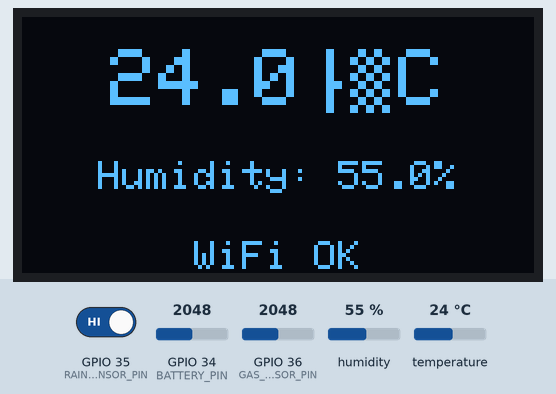
Bench run of a sketch on a simulated ESP32. Parts: 128×64 one-colour display. The inputs (shaded band) are chosen by the test bench; at power-on: humidity 55 %, temperature 24 °C, GPIO 34 (BATTERY_PIN) = 2048, GPIO 35 (RAIN_SENSOR_PIN) HIGH, GPIO 36 (GAS_SENSOR_PIN) = 2048. WiFi joins after 1.5 s; servers stay silent unless stated; uploads are accepted with an empty reply; what the sketch prints to the serial monitor is not drawn.

Above: at 5.0 s.
5.1 s: humidity set to 22 %
At 8.8 s:
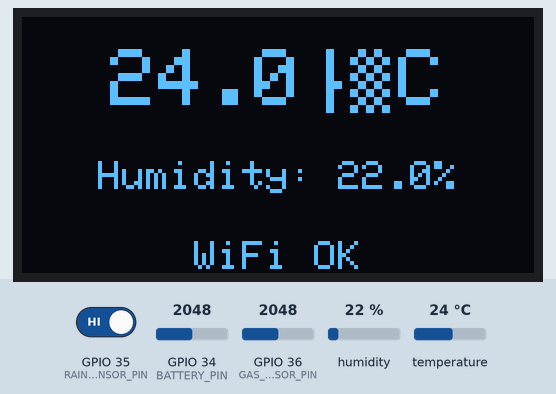
9.3 s: temperature set to 12 °C
At 12.3 s:
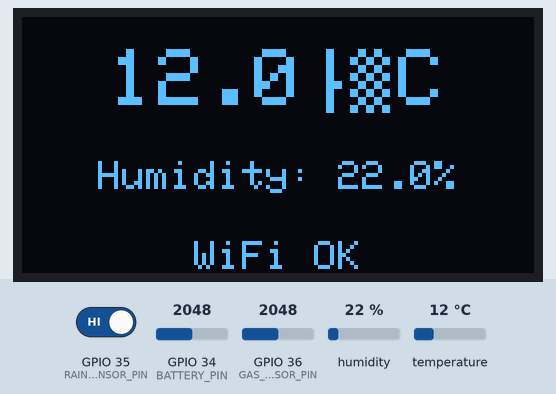
17.3 s: humidity set to 40 %
At 20.5 s:
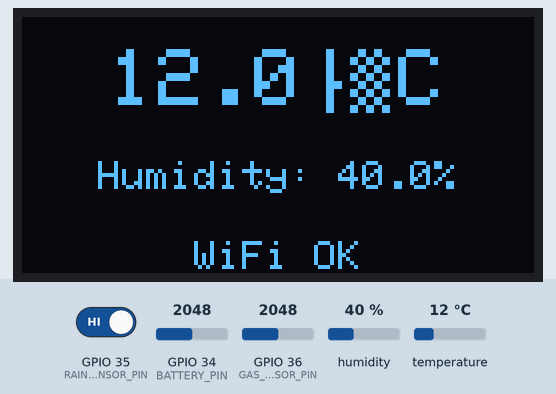
21.4 s: temperature set to 19 °C
At 25.2 s:
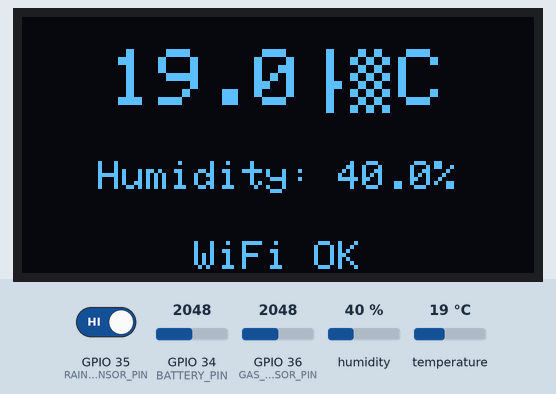
Timing chart, 0 to 26.4 s (numbered marks = the images above; inputs shaded):
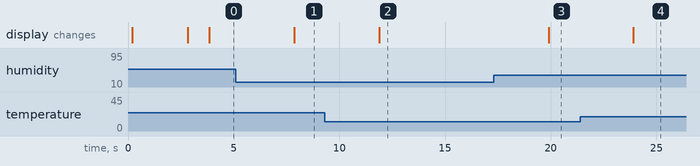

Measured:
- after the input at 5.1 s, the display: changes after 2.8 s (image 1)
- after the input at 9.3 s, the display: changes after 2.6 s (image 2)
- after the input at 17.3 s, the display: changes after 2.6 s (image 3)
- after the input at 21.4 s, the display: changes after 2.5 s (image 4)

The sketch:

ESP32_DHT22_WEB.ino
```cpp
#include <Wire.h>
#include <WiFi.h>
#include <HTTPClient.h>
#include <WiFiClientSecure.h>
#include <Adafruit_GFX.h>
#include <Adafruit_SSD1306.h>
#include "DHT.h"

// ====== USER SETTINGS ======
#define DHTPIN   19        // DHT22 data pin (change if needed)
#define DHTTYPE  DHT22
#define SCREEN_WIDTH 128
#define SCREEN_HEIGHT 64
#define OLED_ADDR 0x3C     // Common I2C address for 128x64 SSD1306

// Additional Sensors (set to -1 if not connected)
#define RAIN_SENSOR_PIN 35    // Rain sensor pin (GPIO35 - ADC1_CH7) - Set to -1 to disable
#define GAS_SENSOR_PIN 36     // MQ2 gas sensor pin (GPIO36 - ADC1_CH0) - Set to -1 to disable
#define GAS_THRESHOLD 500     // Gas sensor threshold (adjust based on your sensor calibration)
                              // Typical MQ2 readings: 0-100 (clean air), 200-500 (some gas), 500+ (high gas)
                              // Lower this value if gas is not being detected, raise if false positives

// WiFi and Server Settings
const char* WIFI_SSID  = "iPhone";  // Change to your WiFi SSID
const char* WIFI_PASS  = "qwerty12345";  // Change to your WiFi password
const char* SERVER_URL = "https://esp32web-production.up.railway.app/api/esp32/public/room";  // Your server URL
const char* API_KEY    = "esp32_prod_key";  // API key if enabled on server (leave empty string "" if not used)

// Room ID (1 or 2 - change this to identify different ESP32 devices)
#define ROOM_ID 1

// Timing
unsigned long lastRead = 0;
const unsigned long readIntervalMs = 2000;  // Read sensor every 2 seconds (DHT22 minimum) and send immediately

// ====== OBJECTS ======
Adafruit_SSD1306 display(SCREEN_WIDTH, SCREEN_HEIGHT, &Wire, -1);
DHT dht(DHTPIN, DHTTYPE);

// Connection status
bool wifiConnected = false;
bool lastSendSuccess = false;

// Battery reading (if connected to battery via voltage divider on ADC pin)
// If not using battery, set BATTERY_PIN to -1 to disable
#define BATTERY_PIN 34  // ADC1_CH6 (GPIO34) - Change to your battery voltage divider pin, or -1 to disable
#define BATTERY_MIN_VOLTAGE 3.0  // Minimum battery voltage (empty)
#define BATTERY_MAX_VOLTAGE 4.2  // Maximum battery voltage (full)
#define BATTERY_DIVIDER_RATIO 2.0  // Voltage divider ratio (if using 2:1 divider, change accordingly)

// Read battery percentage
float readBatteryPercentage() {
  #if BATTERY_PIN >= 0
    // Read analog value (0-4095 for 12-bit ADC)
    int analogValue = analogRead(BATTERY_PIN);

    // Convert to voltage (ESP32 ADC is 12-bit, Vref = 3.3V)
    float voltage = (analogValue / 4095.0) * 3.3 * BATTERY_DIVIDER_RATIO;

    // Convert voltage to percentage (linear mapping)
    float percentage = ((voltage - BATTERY_MIN_VOLTAGE) / (BATTERY_MAX_VOLTAGE - BATTERY_MIN_VOLTAGE)) * 100.0;

    // Clamp to 0-100%
    if (percentage < 0) percentage = 0;
    if (percentage > 100) percentage = 100;

    return percentage;
  #else
    return -1; // Battery reading disabled
  #endif
}

void showCenteredText(const String& line1, const String& line2 = "", const String& line3 = "") {
  display.clearDisplay();
  display.setTextColor(SSD1306_WHITE);

  // Line 1 (big)
  display.setTextSize(2);
  int16_t x1, y1;
  uint16_t w, h;
  display.getTextBounds(line1, 0, 0, &x1, &y1, &w, &h);
  int x = (SCREEN_WIDTH - w) / 2;
  int y = 8; // top padding
  display.setCursor(x, y);
  display.print(line1);

  // Line 2 (small)
  if (line2.length()) {
    display.setTextSize(1);
    display.getTextBounds(line2, 0, 0, &x1, &y1, &w, &h);
    x = (SCREEN_WIDTH - w) / 2;
    y = 8 + 20 + 8; // spacing under big text
    display.setCursor(x, y);
    display.print(line2);
  }

  // Line 3 (small) - status
  if (line3.length()) {
    display.setTextSize(1);
    display.getTextBounds(line3, 0, 0, &x1, &y1, &w, &h);
    x = (SCREEN_WIDTH - w) / 2;
    y = 8 + 20 + 8 + 12 + 8; // spacing under line 2
    display.setCursor(x, y);
    display.print(line3);
  }

  display.display();
}

// WiFi Connection
void wifiConnect() {
  if (WiFi.status() == WL_CONNECTED) {
    wifiConnected = true;
    return;
  }

  Serial.print("Connecting to WiFi: ");
  Serial.println(WIFI_SSID);

  WiFi.mode(WIFI_STA);
  WiFi.disconnect();
  delay(100);
  WiFi.begin(WIFI_SSID, WIFI_PASS);

  unsigned long start = millis();
  int attempts = 0;

  while (WiFi.status() != WL_CONNECTED && (millis() - start) < 30000) {
    delay(500);
    attempts++;
    if (attempts % 4 == 0) {
      Serial.print(".");
    }
  }

  if (WiFi.status() == WL_CONNECTED) {
    wifiConnected = true;
    Serial.println("\n✅ WiFi connected!");
    Serial.print("IP Address: ");
    Serial.println(WiFi.localIP());
  } else {
    wifiConnected = false;
    Serial.println("\n❌ WiFi connection failed");
  }
}

// Send data to web server
void sendToWeb(float temperature, float humidity) {
  if (!wifiConnected) {
    Serial.println("WiFi not connected, cannot send data");
    lastSendSuccess = false;
    return;
  }

  Serial.println("\n=== Sending to Web Server ===");
  Serial.print("Temperature: ");
  Serial.print(temperature, 1);
  Serial.print("°C, Humidity: ");
  Serial.print(humidity, 1);
  Serial.println("%");

  WiFiClientSecure client;
  client.setInsecure(); // For Railway HTTPS (uses Let's Encrypt)
  client.setTimeout(5); // Reduced timeout for faster response

  HTTPClient http;

  // Try to begin connection with retries
  int beginAttempts = 0;
  bool httpBeginSuccess = false;

  while (beginAttempts < 2 && !httpBeginSuccess) {
    httpBeginSuccess = http.begin(client, SERVER_URL);
    if (!httpBeginSuccess) {
      beginAttempts++;
      Serial.print("HTTP begin attempt ");
      Serial.print(beginAttempts);
      Serial.println(" failed, retrying...");
      delay(100); // Reduced retry delay
    }
  }

  if (!httpBeginSuccess) {
    Serial.println("❌ HTTP begin failed after 2 attempts");
    lastSendSuccess = false;
    return;
  }

  http.addHeader("Content-Type", "application/json");
  if (API_KEY && strlen(API_KEY) > 0) {
    http.addHeader("X-API-Key", API_KEY);
  }

  http.setTimeout(5000); // Reduced timeout for faster response (5 seconds)
  http.setReuse(false);

  // Read battery percentage
  float batteryPercent = readBatteryPercentage();

  // Read rain sensor (digital: HIGH = dry, LOW = wet)
  int rainValue = 0;
  #if RAIN_SENSOR_PIN >= 0
    int rainReading = digitalRead(RAIN_SENSOR_PIN);
    // Invert logic: if sensor reads LOW, it means rain detected
    rainValue = (rainReading == LOW) ? 1 : 0;
    Serial.print("Rain sensor (pin ");
    Serial.print(RAIN_SENSOR_PIN);
    Serial.print("): ");
    Serial.print(rainReading == HIGH ? "HIGH (dry)" : "LOW (wet)");
    Serial.print(" -> rain=");
    Serial.println(rainValue);
  #else
    Serial.println("Rain sensor disabled (RAIN_SENSOR_PIN = -1)");
  #endif

  // Read MQ2 gas sensor (analog: higher value = more gas)
  int gasValue = 0;
  #if GAS_SENSOR_PIN >= 0
    int gasReading = analogRead(GAS_SENSOR_PIN);
    // Convert to binary: 1 if gas detected above threshold, 0 otherwise
    gasValue = (gasReading > GAS_THRESHOLD) ? 1 : 0;
    Serial.print("Gas sensor (pin ");
    Serial.print(GAS_SENSOR_PIN);
    Serial.print("): ");
    Serial.print(gasReading);
    Serial.print(" (threshold: ");
    Serial.print(GAS_THRESHOLD);
    Serial.print(") -> gas=");
    Serial.println(gasValue);
  #else
    Serial.println("Gas sensor disabled (GAS_SENSOR_PIN = -1)");
  #endif

  // Create JSON payload matching backend format
  String body = "{";
  body += "\"room_id\":" + String(ROOM_ID) + ",";
  body += "\"temperature\":" + String(temperature, 1) + ",";
  body += "\"humidity\":" + String(humidity, 1) + ",";
  body += "\"motion\":0,";  // No motion sensor
  body += "\"rain\":" + String(rainValue) + ",";
  body += "\"gas\":" + String(gasValue) + ",";
  // Add sensor connection status
  #if RAIN_SENSOR_PIN >= 0
    body += "\"rain_sensor_connected\":1,";
  #else
    body += "\"rain_sensor_connected\":0,";
  #endif
  #if GAS_SENSOR_PIN >= 0
    body += "\"gas_sensor_connected\":1,";
    body += "\"gas_raw\":" + String(gasReading) + ",";
  #else
    body += "\"gas_sensor_connected\":0,";
  #endif
  if (batteryPercent >= 0) {
    body += "\"battery\":" + String(batteryPercent, 1) + ",";
  }
  body += "\"ts\":" + String((unsigned long)millis());
  body += "}";

  Serial.print("Payload: ");
  Serial.println(body);
  Serial.print("Sensor values - Rain: ");
  Serial.print(rainValue);
  Serial.print(", Gas: ");
  Serial.println(gasValue);

  // Try POST with retries (reduced for faster response)
  int code = -1;
  int postAttempts = 0;

  while (postAttempts < 2 && code <= 0) {
    code = http.POST(body);
    postAttempts++;

    if (code <= 0) {
      Serial.print("POST attempt ");
      Serial.print(postAttempts);
      Serial.print(" failed with code: ");
      Serial.println(code);
      if (postAttempts < 2) {
        delay(200); // Reduced retry delay
      }
    }
  }

  Serial.print("HTTP Response Code: ");
  Serial.println(code);

  if (code > 0) {
    if (code == 201) {
      Serial.println("✅ Data sent successfully!");
      String response = http.getString();
      Serial.print("Response: ");
      Serial.println(response);
      lastSendSuccess = true;
    } else {
      Serial.print("⚠️ Server returned: ");
      Serial.println(code);
      String response = http.getString();
      Serial.print("Response: ");
      Serial.println(response);
      lastSendSuccess = false;
    }
  } else {
    Serial.print("❌ POST failed after 2 attempts: ");
    Serial.println(http.errorToString(code));
    lastSendSuccess = false;
  }

  http.end();
  Serial.println("============================\n");
}

void setup() {
  // Serial
  Serial.begin(115200);
  delay(100);
  Serial.println("\n========================================");
  Serial.println("ESP32 DHT22 Web Sender Starting...");
  Serial.println("========================================");
  Serial.print("Room ID: ");
  Serial.println(ROOM_ID);

  // DHT
  dht.begin();
  Serial.println("DHT22 sensor initialized");

  // Initialize additional sensors
  #if RAIN_SENSOR_PIN >= 0
    pinMode(RAIN_SENSOR_PIN, INPUT_PULLUP);
    Serial.println("Rain sensor initialized on pin " + String(RAIN_SENSOR_PIN));
    Serial.println("  - HIGH = dry, LOW = wet (rain detected)");
    Serial.println("  - If sensor not connected, pin will read HIGH (dry)");
  #else
    Serial.println("Rain sensor disabled (set RAIN_SENSOR_PIN to -1)");
  #endif

  #if GAS_SENSOR_PIN >= 0
    pinMode(GAS_SENSOR_PIN, INPUT);
    Serial.println("MQ2 gas sensor initialized on pin " + String(GAS_SENSOR_PIN));
    Serial.println("  - Gas threshold: " + String(GAS_THRESHOLD));
    Serial.println("  - Reading above threshold = gas detected");
    Serial.println("  - Typical readings: 0-100 (clean), 200-500 (some gas), 500+ (high)");
    // Read initial value for calibration check
    int initialGasReading = analogRead(GAS_SENSOR_PIN);
    Serial.println("  - Initial reading: " + String(initialGasReading));
  #else
    Serial.println("Gas sensor disabled (set GAS_SENSOR_PIN to -1)");
  #endif

  // OLED
  Wire.begin(21, 22); // SDA=21, SCL=22 on ESP32
  if (!display.begin(SSD1306_SWITCHCAPVCC, OLED_ADDR)) {
    Serial.println("SSD1306 init failed. Check wiring/address.");
    showCenteredText("OLED ERROR", "Check wiring");
    for (;;);
  }

  display.clearDisplay();
  display.setTextColor(SSD1306_WHITE);

  // Splash screen
  showCenteredText("ESP32", "DHT22 + Web", "Initializing...");
  delay(1000);

  // Connect WiFi
  wifiConnect();

  if (wifiConnected) {
    showCenteredText("WiFi OK", WiFi.localIP().toString(), "Ready!");
  } else {
    showCenteredText("WiFi FAIL", "Check settings", "Retrying...");
  }

  delay(1000);
}

void loop() {
  unsigned long now = millis();

  // Check WiFi connection periodically (non-blocking check)
  static unsigned long lastWiFiCheck = 0;
  if (now - lastWiFiCheck >= 30000) { // Check every 30 seconds (reduced from 60)
    lastWiFiCheck = now;
    if (WiFi.status() != WL_CONNECTED) {
      wifiConnected = false;
      wifiConnect();
    }
  }

  // Read sensor
  if (now - lastRead >= readIntervalMs) {
    lastRead = now;

    float h = dht.readHumidity();
    float t = dht.readTemperature(); // Celsius

    if (isnan(h) || isnan(t)) {
      Serial.println("DHT read failed");
      showCenteredText("UNREADABLE", "DHT read failed", wifiConnected ? "WiFi OK" : "WiFi OFF");
      return;
    }

    // Format display text
    char line1[24];
    char line2[32];
    char line3[32];
    snprintf(line1, sizeof(line1), "%.1f\xC2\xB0""C", t);  // °C
    snprintf(line2, sizeof(line2), "Humidity: %.1f%%", h);

    // Status line
    String statusLine = "";
    if (wifiConnected) {
      statusLine = lastSendSuccess ? "✓ Sent" : "WiFi OK";
    } else {
      statusLine = "WiFi OFF";
    }

    snprintf(line3, sizeof(line3), "%s", statusLine.c_str());

    // Show on OLED
    showCenteredText(String(line1), String(line2), String(line3));

    // Serial log
    Serial.print("T=");
    Serial.print(t, 1);
    Serial.print("°C  H=");
    Serial.print(h, 1);
    Serial.print("%  WiFi=");
    Serial.println(wifiConnected ? "ON" : "OFF");

    // Send to web server immediately after reading
    if (wifiConnected) {
      sendToWeb(t, h);
    } else {
      Serial.println("WiFi not connected, skipping web send");
    }
  }

  delay(10); // Reduced delay for faster loop (still prevents watchdog issues)
}
```
